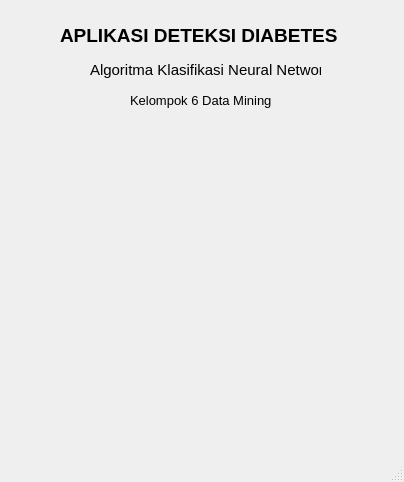
<?xml version="1.0" encoding="UTF-8"?>
<ui version="4.0">
 <class>MainWindow</class>
 <widget class="QMainWindow" name="MainWindow">
  <property name="geometry">
   <rect>
    <x>0</x>
    <y>0</y>
    <width>404</width>
    <height>482</height>
   </rect>
  </property>
  <property name="windowTitle">
   <string>MainWindow</string>
  </property>
  <widget class="QWidget" name="centralwidget">
   <widget class="QLabel" name="label">
    <property name="geometry">
     <rect>
      <x>60</x>
      <y>0</y>
      <width>291</width>
      <height>71</height>
     </rect>
    </property>
    <property name="font">
     <font>
      <pointsize>14</pointsize>
      <weight>75</weight>
      <bold>true</bold>
     </font>
    </property>
    <property name="text">
     <string>APLIKASI DETEKSI DIABETES</string>
    </property>
   </widget>
   <widget class="QLabel" name="label_2">
    <property name="geometry">
     <rect>
      <x>90</x>
      <y>60</y>
      <width>231</width>
      <height>20</height>
     </rect>
    </property>
    <property name="font">
     <font>
      <pointsize>11</pointsize>
     </font>
    </property>
    <property name="text">
     <string>Algoritma Klasifikasi Neural Network</string>
    </property>
   </widget>
   <widget class="QLabel" name="label_3">
    <property name="geometry">
     <rect>
      <x>130</x>
      <y>90</y>
      <width>141</width>
      <height>20</height>
     </rect>
    </property>
    <property name="font">
     <font>
      <pointsize>10</pointsize>
     </font>
    </property>
    <property name="text">
     <string>Kelompok 6 Data Mining</string>
    </property>
   </widget>
  </widget>
  <widget class="QMenuBar" name="menubar">
   <property name="geometry">
    <rect>
     <x>0</x>
     <y>0</y>
     <width>404</width>
     <height>21</height>
    </rect>
   </property>
  </widget>
  <widget class="QStatusBar" name="statusbar"/>
 </widget>
 <resources/>
 <connections/>
</ui>
